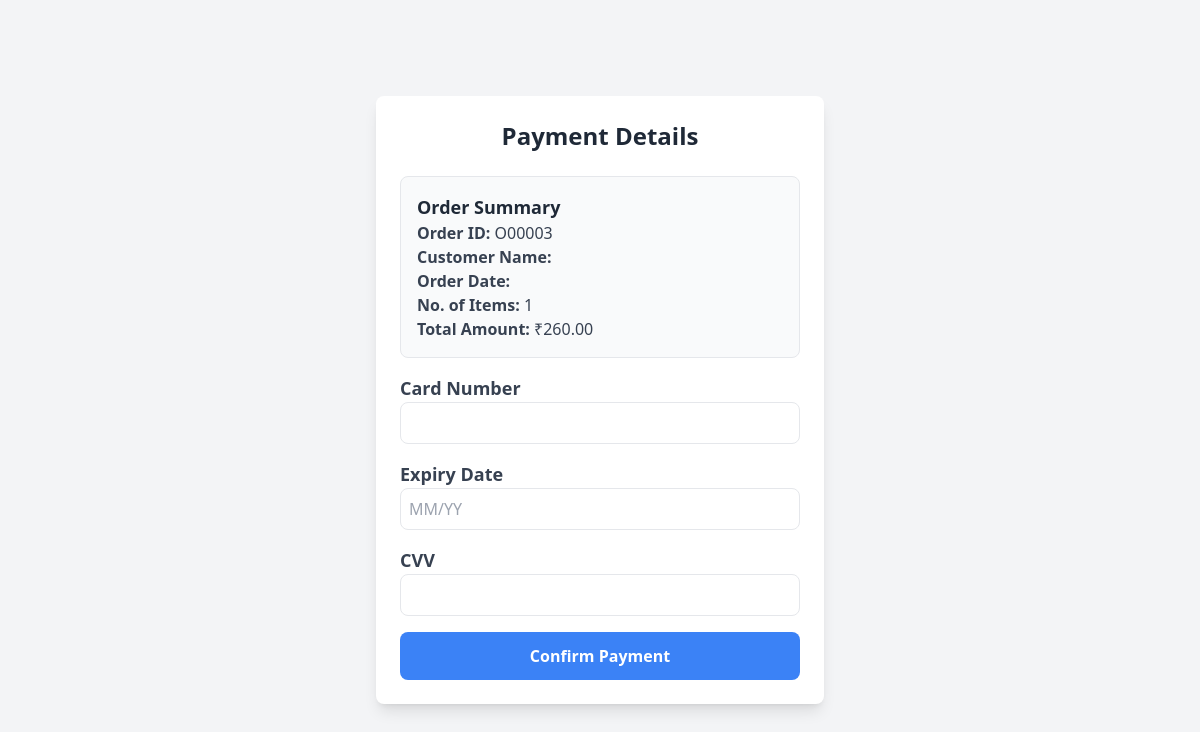
The app's page /payment.php with its own data.
### tables this page shows
CREATE TABLE `orders` (
  `order_id` varchar(20) NOT NULL,
  `total_amount` int(11) NOT NULL,
  `no_of_items` int(11) NOT NULL,
  `date_time` datetime NOT NULL DEFAULT current_timestamp(),
  `c_id` varchar(20) NOT NULL,
  `order_status` enum('Pending','Completed') NOT NULL DEFAULT 'Pending'
);

### payment.php (the view, shortened to what this page needs)
<?php
include 'connection.php';
$order_id = "";
$customer_name = "";
$order_date = "";
$total_amount = 0;
$no_of_items = 0;
$sql = "SELECT * FROM orders ORDER BY order_id DESC LIMIT 1";
$result = $conn->query($sql);
if ($result->num_rows > 0) {
    $row = $result->fetch_assoc();
    $order_id = $row['order_id'];
    $customer_name = $row['customer_name'];
    $order_date = $row['order_date'];
    $total_amount = $row['total_amount'];
    $no_of_items = $row['no_of_items'];
} else {
    echo "No recent order found.";
    exit();
}
?>
<!DOCTYPE html>
<html lang="en">
<head>
    <script src="https://cdn.tailwindcss.com"></script>
</head>
<body class="bg-gray-100 flex items-center justify-center min-h-screen">
    <div class="max-w-md w-full bg-white shadow-lg rounded-lg p-6">
        <h2 class="text-2xl font-bold text-center text-gray-800 mb-6">Payment Details</h2>
        <div class="bg-gray-50 p-4 rounded-lg border">
            <h3 class="text-lg font-semibold text-gray-800">Order Summary</h3>
            <p class="text-gray-700"><strong>Order ID:</strong> <?php echo $order_id; ?></p>
            <p class="text-gray-700"><strong>Customer Name:</strong> <?php echo htmlspecialchars($customer_name); ?></p>
            <p class="text-gray-700"><strong>Order Date:</strong> <?php echo $order_date; ?></p>
            <p class="text-gray-700"><strong>No. of Items:</strong> <?php echo $no_of_items; ?></p>
            <p class="text-gray-700"><strong>Total Amount:</strong> ₹<?php echo number_format($total_amount, 2); ?></p>
        </div>
        <form action="payment_process.php" method="post" class="space-y-4 mt-4">
            <div>
                <label for="card_number" class="block text-lg font-semibold text-gray-700">Card Number</label>
                <input type="text" id="card_number" name="card_number" class="w-full p-2 border rounded-lg focus:ring-2 focus:ring-blue-400" required>
            </div>
            <div>
                <label for="expiry_date" class="block text-lg font-semibold text-gray-700">Expiry Date</label>
                <input type="text" id="expiry_date" name="expiry_date" class="w-full p-2 border rounded-lg focus:ring-2 focus:ring-blue-400" placeholder="MM/YY" required>
            </div>
            <div>
                <label for="cvv" class="block text-lg font-semibold text-gray-700">CVV</label>
                <input type="text" id="cvv" name="cvv" class="w-full p-2 border rounded-lg focus:ring-2 focus:ring-blue-400" required>
            </div>
            <button type="submit" class="w-full bg-blue-500 text-white font-bold py-3 rounded-lg hover:bg-blue-600 transition duration-300">
                Confirm Payment
            </button>
        </form>
    </div>
</body>
</html>

### records on screen
orders: order_id "O00003", no_of_items "1", total_amount "260.00"
